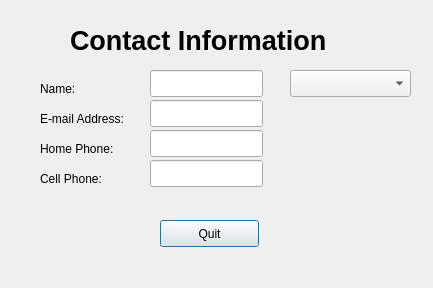
<?xml version="1.0" encoding="UTF-8"?>
<ui version="4.0">
 <class>Employee</class>
 <widget class="QDialog" name="Employee">
  <property name="geometry">
   <rect>
    <x>0</x>
    <y>0</y>
    <width>433</width>
    <height>288</height>
   </rect>
  </property>
  <property name="windowTitle">
   <string>Dialog</string>
  </property>
  <widget class="QLabel" name="label">
   <property name="geometry">
    <rect>
     <x>70</x>
     <y>20</y>
     <width>271</width>
     <height>41</height>
    </rect>
   </property>
   <property name="text">
    <string>&lt;html&gt;&lt;head/&gt;&lt;body&gt;&lt;p&gt;&lt;span style=&quot; font-size:20pt; font-weight:600;&quot;&gt;Contact Information&lt;/span&gt;&lt;/p&gt;&lt;/body&gt;&lt;/html&gt;</string>
   </property>
  </widget>
  <widget class="QLabel" name="label_2">
   <property name="geometry">
    <rect>
     <x>40</x>
     <y>80</y>
     <width>67</width>
     <height>17</height>
    </rect>
   </property>
   <property name="text">
    <string>Name:</string>
   </property>
  </widget>
  <widget class="QLabel" name="label_3">
   <property name="geometry">
    <rect>
     <x>40</x>
     <y>110</y>
     <width>111</width>
     <height>17</height>
    </rect>
   </property>
   <property name="text">
    <string>E-mail Address: </string>
   </property>
  </widget>
  <widget class="QLabel" name="label_4">
   <property name="geometry">
    <rect>
     <x>40</x>
     <y>140</y>
     <width>111</width>
     <height>17</height>
    </rect>
   </property>
   <property name="text">
    <string>Home Phone: </string>
   </property>
  </widget>
  <widget class="QLabel" name="label_5">
   <property name="geometry">
    <rect>
     <x>40</x>
     <y>170</y>
     <width>91</width>
     <height>17</height>
    </rect>
   </property>
   <property name="text">
    <string>Cell Phone:</string>
   </property>
  </widget>
  <widget class="QLineEdit" name="lineEdit">
   <property name="geometry">
    <rect>
     <x>150</x>
     <y>70</y>
     <width>113</width>
     <height>27</height>
    </rect>
   </property>
  </widget>
  <widget class="QLineEdit" name="lineEdit_2">
   <property name="geometry">
    <rect>
     <x>150</x>
     <y>100</y>
     <width>113</width>
     <height>27</height>
    </rect>
   </property>
  </widget>
  <widget class="QLineEdit" name="lineEdit_3">
   <property name="geometry">
    <rect>
     <x>150</x>
     <y>130</y>
     <width>113</width>
     <height>27</height>
    </rect>
   </property>
  </widget>
  <widget class="QLineEdit" name="lineEdit_4">
   <property name="geometry">
    <rect>
     <x>150</x>
     <y>160</y>
     <width>113</width>
     <height>27</height>
    </rect>
   </property>
  </widget>
  <widget class="QPushButton" name="pushButton">
   <property name="geometry">
    <rect>
     <x>160</x>
     <y>220</y>
     <width>99</width>
     <height>27</height>
    </rect>
   </property>
   <property name="text">
    <string>Quit</string>
   </property>
  </widget>
  <widget class="QComboBox" name="comboBox">
   <property name="geometry">
    <rect>
     <x>290</x>
     <y>70</y>
     <width>121</width>
     <height>27</height>
    </rect>
   </property>
  </widget>
 </widget>
 <resources/>
 <connections/>
</ui>
